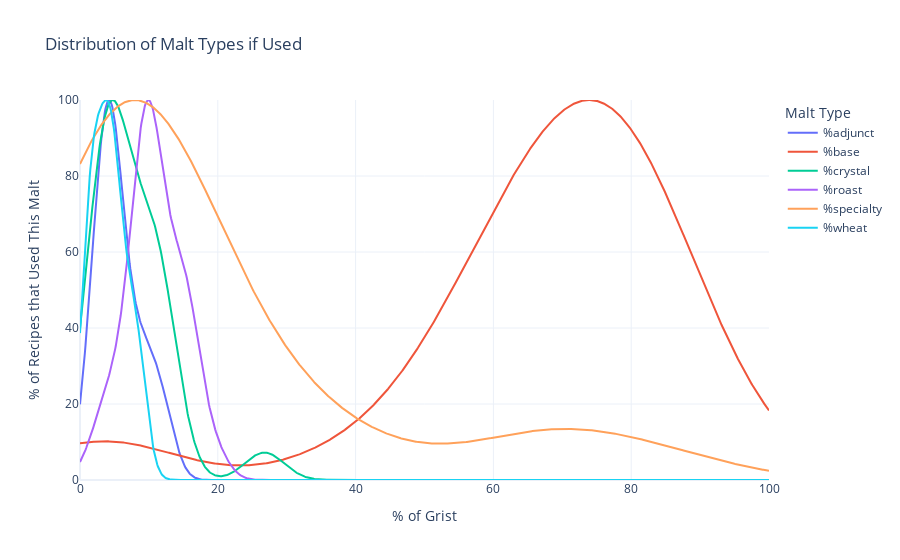

This figure's notebook cell:
### Markdown cell above
# KDE & Trend
- Base Malt & Sub
- Crytal
- Roast
- Adjunct

### Code cell
plot_malt_kde(df_sum_malt_type, value_col='pct_of_grist', type_col='malt_type', title="Distribution of Malt Types if Used")

### Figure 1 — Plotly figure (JSON) as saved in the notebook; plotly's stock layout.template omitted (floating-point values rounded to 4 significant figures; data arrays with more than 128 entries replaced by an {"elided": "..."} marker saying what was removed)
{"data": [{"hovertemplate": "adjunct<br>% of grist: %{x:.1f}<br>% of recipes: %{y:.1f}<extra></extra>", "mode": "lines", "name": "%adjunct", "type": "scatter", "x": {"elided": "1000 float values"}, "y": {"elided": "1000 float values"}}, {"hovertemplate": "base<br>% of grist: %{x:.1f}<br>% of recipes: %{y:.1f}<extra></extra>", "mode": "lines", "name": "%base", "type": "scatter", "x": {"elided": "1000 float values"}, "y": {"elided": "1000 float values"}}, {"hovertemplate": "crystal<br>% of grist: %{x:.1f}<br>% of recipes: %{y:.1f}<extra></extra>", "mode": "lines", "name": "%crystal", "type": "scatter", "x": {"elided": "1000 float values"}, "y": {"elided": "1000 float values"}}, {"hovertemplate": "roast<br>% of grist: %{x:.1f}<br>% of recipes: %{y:.1f}<extra></extra>", "mode": "lines", "name": "%roast", "type": "scatter", "x": {"elided": "1000 float values"}, "y": {"elided": "1000 float values"}}, {"hovertemplate": "specialty<br>% of grist: %{x:.1f}<br>% of recipes: %{y:.1f}<extra></extra>", "mode": "lines", "name": "%specialty", "type": "scatter", "x": {"elided": "1000 float values"}, "y": {"elided": "1000 float values"}}, {"hovertemplate": "wheat<br>% of grist: %{x:.1f}<br>% of recipes: %{y:.1f}<extra></extra>", "mode": "lines", "name": "%wheat", "type": "scatter", "x": {"elided": "1000 float values"}, "y": {"elided": "1000 float values"}}], "layout": {"hovermode": "x unified", "legend": {"title": {"text": "Malt Type"}}, "title": {"text": "Distribution of Malt Types if Used"}, "xaxis": {"range": [0, 100], "title": {"text": "% of Grist"}}, "yaxis": {"range": [0, 100], "title": {"text": "% of Recipes that Used This Malt"}}}}
